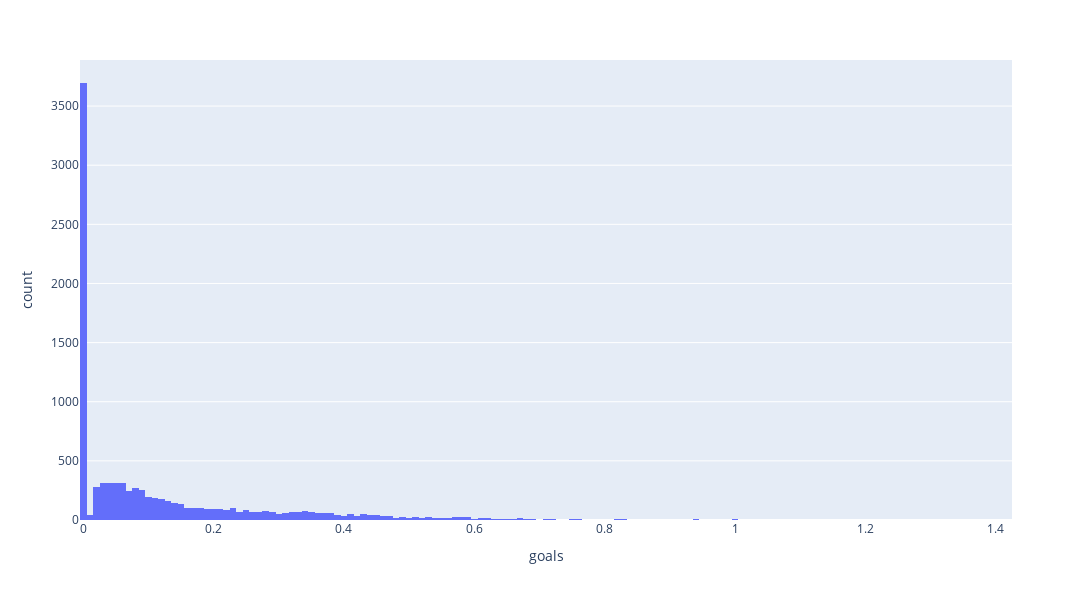

The code cell stored with this chart in its notebook:
### Code cell
fig = px.histogram(football_df, x='goals')
fig.update_layout(
    width=1400,
    height=600 
)
fig.show()

### Figure 1 — Plotly figure (JSON) as saved in the notebook; plotly's stock layout.template omitted (floating-point values rounded to 4 significant figures; data arrays with more than 128 entries replaced by an {"elided": "..."} marker saying what was removed)
{"data": [{"alignmentgroup": "True", "bingroup": "x", "hovertemplate": "goals=%{x}<br>count=%{y}<extra></extra>", "legendgroup": "", "marker": {"color": "#636efa", "pattern": {"shape": ""}}, "name": "", "offsetgroup": "", "orientation": "v", "showlegend": false, "type": "histogram", "x": {"elided": "9650 float values"}, "xaxis": "x", "yaxis": "y"}], "layout": {"barmode": "relative", "height": 600, "legend": {"tracegroupgap": 0}, "margin": {"t": 60}, "width": 1400, "xaxis": {"anchor": "y", "domain": [0, 1], "title": {"text": "goals"}}, "yaxis": {"anchor": "x", "domain": [0, 1], "title": {"text": "count"}}}}
